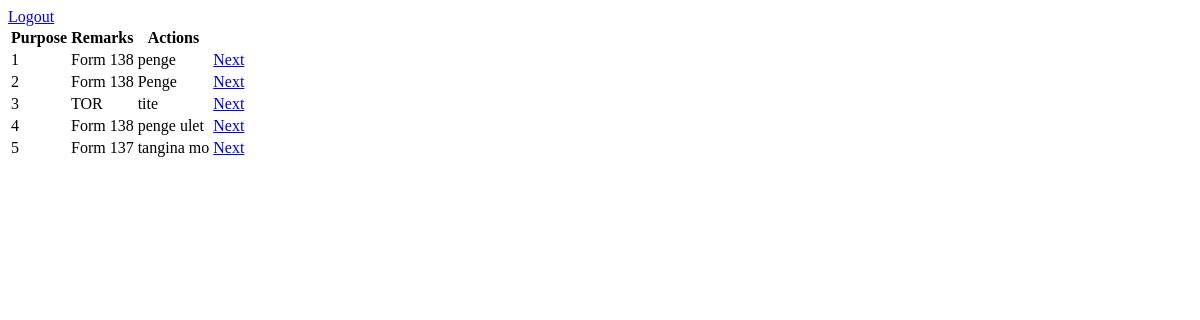
Page /operator_home.php on the earlier database version.
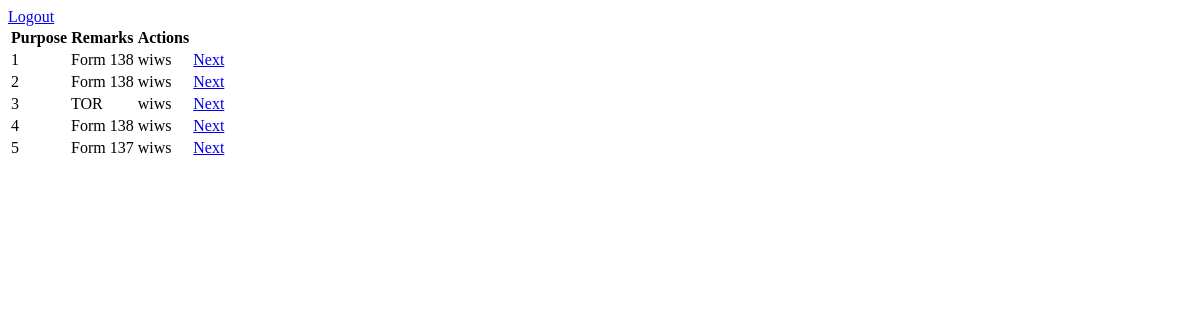
Same page on the later database version.
### tables this page shows
CREATE TABLE `queuenumber` (
  `id` int(11) NOT NULL,
  `dept_id` int(11) NOT NULL,
  `purpose_id` int(11) NOT NULL,
  `queuing_num` varchar(12) NOT NULL,
  `remarks` text NOT NULL
);

CREATE TABLE `purposes` (
  `id` int(11) NOT NULL,
  `purpose_name` varchar(12) NOT NULL,
  `dept_id` int(11) NOT NULL
);

### operator_home.php (the view, shortened to what this page needs)
<?php
include "connection.php";
?>
<!DOCTYPE html>
<html lang="en">
<head>
</head>
<body>
    <a href="logout.php">Logout</a>
<?php
$get_queue = "SELECT queuenumber.id, queuenumber.purpose_id, queuenumber.remarks,
purposes.purpose_name, purposes.dept_id
FROM queuenumber
LEFT JOIN purposes ON purposes.id = queuenumber.purpose_id";
$get_num = mysqli_query($conn, $get_queue); ?>
<table>
    <thead>
    <tr>
    <th>Purpose</th>
    <th>Remarks</th>
    <th> Actions </th>
    <th></th>
    </tr>
    </thead>
<?php
    if(mysqli_num_rows($get_num)>0) {
    while($row = mysqli_fetch_array($get_num)){
?>
<tbody>
<tr>
    <td><?php echo $row['id']?></td>
    <td><?php echo $row['purpose_name']?> </td>
    <td><?php echo $row['remarks']?> </td>
    <td><a href="next.php?id=<?php $row['id']?>">Next</a></td>
</tr>
</tbody>
<?php
    }
    }
?>
</table>
</body>
</html>

Differences in the rows shown:
changed queuenumber id 1: remarks "penge" → "wiws"
changed queuenumber id 2: remarks "Penge" → "wiws"
changed queuenumber "TOR": remarks "tite" → "wiws"
changed queuenumber id 4: remarks "penge ulet" → "wiws"
changed queuenumber "Form 137": remarks "tangina mo" → "wiws"
